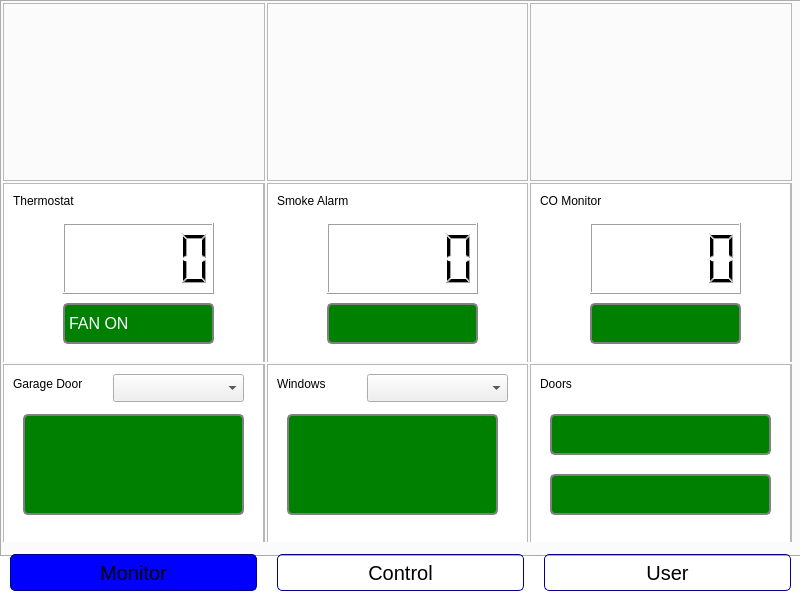
<?xml version="1.0" encoding="UTF-8"?>
<ui version="4.0">
 <class>MainWindow</class>
 <widget class="QMainWindow" name="MainWindow">
  <property name="geometry">
   <rect>
    <x>0</x>
    <y>0</y>
    <width>800</width>
    <height>600</height>
   </rect>
  </property>
  <property name="cursor">
   <cursorShape>UpArrowCursor</cursorShape>
  </property>
  <property name="windowTitle">
   <string>Home Monitoring System</string>
  </property>
  <property name="styleSheet">
   <string notr="true">QMainWindow {
	background: white;
}</string>
  </property>
  <widget class="QWidget" name="centralwidget">
   <widget class="QTabWidget" name="tabWidget">
    <property name="enabled">
     <bool>true</bool>
    </property>
    <property name="geometry">
     <rect>
      <x>0</x>
      <y>0</y>
      <width>801</width>
      <height>591</height>
     </rect>
    </property>
    <property name="sizePolicy">
     <sizepolicy hsizetype="Expanding" vsizetype="Expanding">
      <horstretch>0</horstretch>
      <verstretch>0</verstretch>
     </sizepolicy>
    </property>
    <property name="minimumSize">
     <size>
      <width>100</width>
      <height>0</height>
     </size>
    </property>
    <property name="maximumSize">
     <size>
      <width>1000</width>
      <height>1000</height>
     </size>
    </property>
    <property name="sizeIncrement">
     <size>
      <width>0</width>
      <height>0</height>
     </size>
    </property>
    <property name="baseSize">
     <size>
      <width>0</width>
      <height>0</height>
     </size>
    </property>
    <property name="font">
     <font>
      <bold>false</bold>
      <stylestrategy>PreferDefault</stylestrategy>
      <hintingpreference>PreferDefaultHinting</hintingpreference>
     </font>
    </property>
    <property name="cursor">
     <cursorShape>ArrowCursor</cursorShape>
    </property>
    <property name="styleSheet">
     <string notr="true">QTabBar::tab {
    font-size: 20px;        /* Set constant font size */
        min-width: 245px;       /* Minimum width for the tabs */
        min-height: 35px;       /* Minimum height for the tabs */
        padding: 0px;          /* Additional padding for spacing */
	   margin-right: 10px;     /* Space between tabs */
       margin-left: 10px;
      border-radius: 5px;
     color: black;
      border: 1px solid darkblue;
}

    QTabBar::tab:selected {
        background: blue;       /* Background color for selected tab */
        color: black;           /* Text color for selected tab */
        border: 1px solid darkblue; /* Border color for selected tab */
    }
</string>
    </property>
    <property name="tabPosition">
     <enum>QTabWidget::TabPosition::South</enum>
    </property>
    <property name="tabShape">
     <enum>QTabWidget::TabShape::Rounded</enum>
    </property>
    <property name="currentIndex">
     <number>0</number>
    </property>
    <property name="iconSize">
     <size>
      <width>100</width>
      <height>50</height>
     </size>
    </property>
    <property name="elideMode">
     <enum>Qt::TextElideMode::ElideLeft</enum>
    </property>
    <property name="usesScrollButtons">
     <bool>false</bool>
    </property>
    <widget class="QWidget" name="MonitorTab">
     <property name="styleSheet">
      <string notr="true"/>
     </property>
     <attribute name="title">
      <string>Monitor</string>
     </attribute>
     <widget class="QWidget" name="gridLayoutWidget">
      <property name="geometry">
       <rect>
        <x>0</x>
        <y>0</y>
        <width>791</width>
        <height>541</height>
       </rect>
      </property>
      <layout class="QGridLayout" name="gridLayout">
       <property name="leftMargin">
        <number>1</number>
       </property>
       <property name="topMargin">
        <number>1</number>
       </property>
       <property name="rightMargin">
        <number>1</number>
       </property>
       <property name="bottomMargin">
        <number>1</number>
       </property>
       <property name="spacing">
        <number>2</number>
       </property>
       <item row="5" column="1">
        <widget class="QFrame" name="ThermostatMonitor">
         <property name="frameShape">
          <enum>QFrame::Shape::StyledPanel</enum>
         </property>
         <property name="frameShadow">
          <enum>QFrame::Shadow::Raised</enum>
         </property>
         <widget class="QTextBrowser" name="textBrowser_5">
          <property name="geometry">
           <rect>
            <x>0</x>
            <y>0</y>
            <width>261</width>
            <height>181</height>
           </rect>
          </property>
         </widget>
         <widget class="QLCDNumber" name="ThermostatNumber">
          <property name="geometry">
           <rect>
            <x>60</x>
            <y>40</y>
            <width>151</width>
            <height>71</height>
           </rect>
          </property>
         </widget>
         <widget class="QLabel" name="label_5">
          <property name="geometry">
           <rect>
            <x>10</x>
            <y>10</y>
            <width>81</width>
            <height>16</height>
           </rect>
          </property>
          <property name="text">
           <string>Thermostat</string>
          </property>
         </widget>
         <widget class="QLabel" name="FanMonitor">
          <property name="geometry">
           <rect>
            <x>60</x>
            <y>120</y>
            <width>151</width>
            <height>41</height>
           </rect>
          </property>
          <property name="layoutDirection">
           <enum>Qt::LayoutDirection::LeftToRight</enum>
          </property>
          <property name="styleSheet">
           <string notr="true">QLabel {
	background-color: green;
    color: white;
    border: 2px solid gray;
    border-radius: 5px;
    font-size: 16px;
    text-align: center;
}</string>
          </property>
          <property name="text">
           <string>FAN ON</string>
          </property>
         </widget>
        </widget>
       </item>
       <item row="4" column="3">
        <widget class="QFrame" name="SecurityCameraMonitor">
         <property name="frameShape">
          <enum>QFrame::Shape::StyledPanel</enum>
         </property>
         <property name="frameShadow">
          <enum>QFrame::Shadow::Raised</enum>
         </property>
        </widget>
       </item>
       <item row="6" column="2">
        <widget class="QFrame" name="WindowMonitor">
         <property name="frameShape">
          <enum>QFrame::Shape::StyledPanel</enum>
         </property>
         <property name="frameShadow">
          <enum>QFrame::Shadow::Raised</enum>
         </property>
         <widget class="QLabel" name="label_7">
          <property name="geometry">
           <rect>
            <x>10</x>
            <y>10</y>
            <width>63</width>
            <height>20</height>
           </rect>
          </property>
          <property name="text">
           <string>Windows</string>
          </property>
         </widget>
         <widget class="QLabel" name="windowLockedMonitor">
          <property name="geometry">
           <rect>
            <x>20</x>
            <y>50</y>
            <width>211</width>
            <height>101</height>
           </rect>
          </property>
          <property name="styleSheet">
           <string notr="true">QLabel {
	    background-color: green;
    color: white;
    border: 2px solid gray;
    border-radius: 5px;
    font-size: 16px;
    text-align: center;
}</string>
          </property>
          <property name="text">
           <string/>
          </property>
         </widget>
         <widget class="QComboBox" name="windowDropDown">
          <property name="geometry">
           <rect>
            <x>100</x>
            <y>10</y>
            <width>141</width>
            <height>28</height>
           </rect>
          </property>
         </widget>
         <widget class="QTextBrowser" name="textBrowser_8">
          <property name="geometry">
           <rect>
            <x>0</x>
            <y>0</y>
            <width>261</width>
            <height>181</height>
           </rect>
          </property>
         </widget>
         <zorder>textBrowser_8</zorder>
         <zorder>label_7</zorder>
         <zorder>windowLockedMonitor</zorder>
         <zorder>windowDropDown</zorder>
        </widget>
       </item>
       <item row="4" column="2">
        <widget class="QFrame" name="MotionMonitor">
         <property name="frameShape">
          <enum>QFrame::Shape::StyledPanel</enum>
         </property>
         <property name="frameShadow">
          <enum>QFrame::Shadow::Raised</enum>
         </property>
        </widget>
       </item>
       <item row="6" column="1">
        <widget class="QFrame" name="GarageDoorMonitor">
         <property name="frameShape">
          <enum>QFrame::Shape::StyledPanel</enum>
         </property>
         <property name="frameShadow">
          <enum>QFrame::Shadow::Raised</enum>
         </property>
         <widget class="QLabel" name="label_6">
          <property name="geometry">
           <rect>
            <x>10</x>
            <y>10</y>
            <width>91</width>
            <height>20</height>
           </rect>
          </property>
          <property name="text">
           <string>Garage Door</string>
          </property>
         </widget>
         <widget class="QLabel" name="garageOpenMonitor">
          <property name="geometry">
           <rect>
            <x>20</x>
            <y>50</y>
            <width>221</width>
            <height>101</height>
           </rect>
          </property>
          <property name="styleSheet">
           <string notr="true">QLabel {
	    background-color: green;
    color: white;
    border: 2px solid gray;
    border-radius: 5px;
    font-size: 16px;
    text-align: center;
}</string>
          </property>
          <property name="text">
           <string/>
          </property>
         </widget>
         <widget class="QComboBox" name="garageDropDown">
          <property name="geometry">
           <rect>
            <x>110</x>
            <y>10</y>
            <width>131</width>
            <height>28</height>
           </rect>
          </property>
         </widget>
         <widget class="QTextBrowser" name="textBrowser_9">
          <property name="geometry">
           <rect>
            <x>0</x>
            <y>0</y>
            <width>261</width>
            <height>181</height>
           </rect>
          </property>
         </widget>
         <zorder>textBrowser_9</zorder>
         <zorder>label_6</zorder>
         <zorder>garageOpenMonitor</zorder>
         <zorder>garageDropDown</zorder>
        </widget>
       </item>
       <item row="5" column="3">
        <widget class="QFrame" name="COMonitor">
         <property name="frameShape">
          <enum>QFrame::Shape::StyledPanel</enum>
         </property>
         <property name="frameShadow">
          <enum>QFrame::Shadow::Raised</enum>
         </property>
         <widget class="QLabel" name="label">
          <property name="geometry">
           <rect>
            <x>10</x>
            <y>10</y>
            <width>81</width>
            <height>16</height>
           </rect>
          </property>
          <property name="text">
           <string>CO Monitor </string>
          </property>
         </widget>
         <widget class="QLCDNumber" name="COAlarmNumber">
          <property name="geometry">
           <rect>
            <x>60</x>
            <y>40</y>
            <width>151</width>
            <height>71</height>
           </rect>
          </property>
         </widget>
         <widget class="QLabel" name="label_2">
          <property name="geometry">
           <rect>
            <x>60</x>
            <y>120</y>
            <width>151</width>
            <height>41</height>
           </rect>
          </property>
          <property name="styleSheet">
           <string notr="true">QLabel {
	    background-color: green;
    color: white;
    border: 2px solid gray;
    border-radius: 5px;
    font-size: 16px;
    text-align: center;
}</string>
          </property>
          <property name="text">
           <string/>
          </property>
         </widget>
         <widget class="QTextBrowser" name="textBrowser_3">
          <property name="geometry">
           <rect>
            <x>0</x>
            <y>0</y>
            <width>261</width>
            <height>181</height>
           </rect>
          </property>
         </widget>
         <zorder>textBrowser_3</zorder>
         <zorder>label</zorder>
         <zorder>COAlarmNumber</zorder>
         <zorder>label_2</zorder>
        </widget>
       </item>
       <item row="5" column="2">
        <widget class="QFrame" name="SmokeAlarmMonitor">
         <property name="frameShape">
          <enum>QFrame::Shape::StyledPanel</enum>
         </property>
         <property name="frameShadow">
          <enum>QFrame::Shadow::Raised</enum>
         </property>
         <widget class="QTextBrowser" name="textBrowser_4">
          <property name="geometry">
           <rect>
            <x>0</x>
            <y>0</y>
            <width>261</width>
            <height>181</height>
           </rect>
          </property>
         </widget>
         <widget class="QLabel" name="label_3">
          <property name="geometry">
           <rect>
            <x>60</x>
            <y>120</y>
            <width>151</width>
            <height>41</height>
           </rect>
          </property>
          <property name="styleSheet">
           <string notr="true">QLabel {
	    background-color: green;
    color: white;
    border: 2px solid gray;
    border-radius: 5px;
    font-size: 16px;
    text-align: center;
}</string>
          </property>
          <property name="text">
           <string/>
          </property>
         </widget>
         <widget class="QLabel" name="label_4">
          <property name="geometry">
           <rect>
            <x>10</x>
            <y>10</y>
            <width>91</width>
            <height>16</height>
           </rect>
          </property>
          <property name="text">
           <string>Smoke Alarm</string>
          </property>
         </widget>
         <widget class="QLCDNumber" name="SmokeAlarmNumber">
          <property name="geometry">
           <rect>
            <x>60</x>
            <y>40</y>
            <width>151</width>
            <height>71</height>
           </rect>
          </property>
         </widget>
        </widget>
       </item>
       <item row="4" column="1">
        <widget class="QFrame" name="LightsMonitor">
         <property name="frameShape">
          <enum>QFrame::Shape::StyledPanel</enum>
         </property>
         <property name="frameShadow">
          <enum>QFrame::Shadow::Raised</enum>
         </property>
        </widget>
       </item>
       <item row="6" column="3">
        <widget class="QFrame" name="DoorMonitor">
         <property name="frameShape">
          <enum>QFrame::Shape::StyledPanel</enum>
         </property>
         <property name="frameShadow">
          <enum>QFrame::Shadow::Raised</enum>
         </property>
         <widget class="QLabel" name="label_8">
          <property name="geometry">
           <rect>
            <x>10</x>
            <y>10</y>
            <width>63</width>
            <height>20</height>
           </rect>
          </property>
          <property name="text">
           <string>Doors</string>
          </property>
         </widget>
         <widget class="QLabel" name="doorOpenMonitor">
          <property name="geometry">
           <rect>
            <x>20</x>
            <y>110</y>
            <width>221</width>
            <height>41</height>
           </rect>
          </property>
          <property name="styleSheet">
           <string notr="true">QLabel {
	    background-color: green;
    color: white;
    border: 2px solid gray;
    border-radius: 5px;
    font-size: 16px;
    text-align: center;
}</string>
          </property>
          <property name="text">
           <string/>
          </property>
         </widget>
         <widget class="QLabel" name="doorLockedMonitor">
          <property name="geometry">
           <rect>
            <x>20</x>
            <y>50</y>
            <width>221</width>
            <height>41</height>
           </rect>
          </property>
          <property name="styleSheet">
           <string notr="true">QLabel {
	    background-color: green;
    color: white;
    border: 2px solid gray;
    border-radius: 5px;
    font-size: 16px;
    text-align: center;
}</string>
          </property>
          <property name="text">
           <string/>
          </property>
         </widget>
         <widget class="QTextBrowser" name="textBrowser_7">
          <property name="geometry">
           <rect>
            <x>0</x>
            <y>0</y>
            <width>261</width>
            <height>181</height>
           </rect>
          </property>
         </widget>
         <zorder>textBrowser_7</zorder>
         <zorder>label_8</zorder>
         <zorder>doorDropDown</zorder>
         <zorder>doorOpenMonitor</zorder>
         <zorder>doorLockedMonitor</zorder>
        </widget>
       </item>
      </layout>
     </widget>
    </widget>
    <widget class="QWidget" name="UserTab">
     <attribute name="title">
      <string>Control</string>
     </attribute>
     <widget class="QWidget" name="gridLayoutWidget_2">
      <property name="geometry">
       <rect>
        <x>0</x>
        <y>0</y>
        <width>791</width>
        <height>541</height>
       </rect>
      </property>
      <layout class="QGridLayout" name="gridLayout_2">
       <item row="1" column="0">
        <widget class="QFrame" name="Lights">
         <property name="frameShape">
          <enum>QFrame::Shape::StyledPanel</enum>
         </property>
         <property name="frameShadow">
          <enum>QFrame::Shadow::Raised</enum>
         </property>
        </widget>
       </item>
       <item row="1" column="2">
        <widget class="QFrame" name="Thermostat">
         <property name="frameShape">
          <enum>QFrame::Shape::StyledPanel</enum>
         </property>
         <property name="frameShadow">
          <enum>QFrame::Shadow::Raised</enum>
         </property>
         <widget class="QLineEdit" name="ThermoStatInput">
          <property name="geometry">
           <rect>
            <x>10</x>
            <y>40</y>
            <width>101</width>
            <height>101</height>
           </rect>
          </property>
          <property name="font">
           <font>
            <pointsize>60</pointsize>
           </font>
          </property>
          <property name="text">
           <string>7</string>
          </property>
          <property name="alignment">
           <set>Qt::AlignmentFlag::AlignCenter</set>
          </property>
         </widget>
         <widget class="QPushButton" name="ThermostatPush">
          <property name="geometry">
           <rect>
            <x>130</x>
            <y>70</y>
            <width>100</width>
            <height>32</height>
           </rect>
          </property>
          <property name="text">
           <string>Set Temp</string>
          </property>
         </widget>
         <widget class="QPushButton" name="ToggleFan">
          <property name="geometry">
           <rect>
            <x>130</x>
            <y>190</y>
            <width>100</width>
            <height>32</height>
           </rect>
          </property>
          <property name="text">
           <string>Toggle Fan</string>
          </property>
         </widget>
         <widget class="QLabel" name="FanLabel">
          <property name="geometry">
           <rect>
            <x>10</x>
            <y>170</y>
            <width>91</width>
            <height>71</height>
           </rect>
          </property>
          <property name="styleSheet">
           <string notr="true">QLabel {
	    background-color: green;
    color: white;
    border: 2px solid gray;
    border-radius: 5px;
    font-size: 16px;
    text-align: center;
}</string>
          </property>
          <property name="text">
           <string/>
          </property>
         </widget>
         <widget class="QLabel" name="label_61">
          <property name="geometry">
           <rect>
            <x>10</x>
            <y>10</y>
            <width>91</width>
            <height>16</height>
           </rect>
          </property>
          <property name="text">
           <string>Thermostat</string>
          </property>
         </widget>
        </widget>
       </item>
       <item row="0" column="0">
        <widget class="QFrame" name="Door">
         <property name="frameShape">
          <enum>QFrame::Shape::StyledPanel</enum>
         </property>
         <property name="frameShadow">
          <enum>QFrame::Shadow::Raised</enum>
         </property>
         <widget class="QLabel" name="label_9">
          <property name="geometry">
           <rect>
            <x>10</x>
            <y>10</y>
            <width>63</width>
            <height>20</height>
           </rect>
          </property>
          <property name="text">
           <string>Doors</string>
          </property>
         </widget>
         <widget class="QPushButton" name="lockDoor">
          <property name="geometry">
           <rect>
            <x>20</x>
            <y>110</y>
            <width>111</width>
            <height>29</height>
           </rect>
          </property>
          <property name="text">
           <string>Lock</string>
          </property>
         </widget>
         <widget class="QPushButton" name="unlockDoor">
          <property name="geometry">
           <rect>
            <x>132</x>
            <y>110</y>
            <width>111</width>
            <height>29</height>
           </rect>
          </property>
          <property name="text">
           <string>Unlock</string>
          </property>
         </widget>
         <widget class="QPushButton" name="closeDoor">
          <property name="geometry">
           <rect>
            <x>20</x>
            <y>210</y>
            <width>221</width>
            <height>29</height>
           </rect>
          </property>
          <property name="text">
           <string>Close</string>
          </property>
         </widget>
         <widget class="QLabel" name="doorOpenControl">
          <property name="geometry">
           <rect>
            <x>20</x>
            <y>150</y>
            <width>221</width>
            <height>51</height>
           </rect>
          </property>
          <property name="styleSheet">
           <string notr="true">QLabel {
	    background-color: green;
    color: white;
    border: 2px solid gray;
    border-radius: 5px;
    font-size: 16px;
    text-align: center;
}</string>
          </property>
          <property name="text">
           <string/>
          </property>
         </widget>
         <widget class="QLabel" name="doorLockedControl">
          <property name="geometry">
           <rect>
            <x>20</x>
            <y>50</y>
            <width>221</width>
            <height>51</height>
           </rect>
          </property>
          <property name="styleSheet">
           <string notr="true">QLabel {
	    background-color: green;
    color: white;
    border: 2px solid gray;
    border-radius: 5px;
    font-size: 16px;
    text-align: center;
}</string>
          </property>
          <property name="text">
           <string/>
          </property>
         </widget>
         <widget class="QTextBrowser" name="textBrowser_12">
          <property name="geometry">
           <rect>
            <x>0</x>
            <y>0</y>
            <width>251</width>
            <height>261</height>
           </rect>
          </property>
         </widget>
         <zorder>textBrowser_12</zorder>
         <zorder>label_9</zorder>
         <zorder>lockDoor</zorder>
         <zorder>selectDoo</zorder>
         <zorder>unlockDoor</zorder>
         <zorder>closeDoor</zorder>
         <zorder>doorOpenControl</zorder>
         <zorder>doorLockedControl</zorder>
        </widget>
       </item>
       <item row="0" column="1">
        <widget class="QFrame" name="GarageDoor">
         <property name="frameShape">
          <enum>QFrame::Shape::StyledPanel</enum>
         </property>
         <property name="frameShadow">
          <enum>QFrame::Shadow::Raised</enum>
         </property>
         <widget class="QLabel" name="label_10">
          <property name="geometry">
           <rect>
            <x>10</x>
            <y>10</y>
            <width>91</width>
            <height>20</height>
           </rect>
          </property>
          <property name="text">
           <string>Garage Door</string>
          </property>
         </widget>
         <widget class="QPushButton" name="closeGarage">
          <property name="geometry">
           <rect>
            <x>20</x>
            <y>210</y>
            <width>221</width>
            <height>29</height>
           </rect>
          </property>
          <property name="text">
           <string>Close</string>
          </property>
         </widget>
         <widget class="QLabel" name="garageOpenControl">
          <property name="geometry">
           <rect>
            <x>20</x>
            <y>50</y>
            <width>221</width>
            <height>151</height>
           </rect>
          </property>
          <property name="styleSheet">
           <string notr="true">QLabel {
	    background-color: green;
    color: white;
    border: 2px solid gray;
    border-radius: 5px;
    font-size: 16px;
    text-align: center;
}</string>
          </property>
          <property name="text">
           <string/>
          </property>
         </widget>
         <widget class="QTextBrowser" name="textBrowser_11">
          <property name="geometry">
           <rect>
            <x>0</x>
            <y>0</y>
            <width>251</width>
            <height>261</height>
           </rect>
          </property>
         </widget>
         <zorder>textBrowser_11</zorder>
         <zorder>label_10</zorder>
         <zorder>closeGarage</zorder>
         <zorder>selectDoo_2</zorder>
         <zorder>garageOpenControl</zorder>
        </widget>
       </item>
       <item row="1" column="1">
        <widget class="QFrame" name="MotionSensor">
         <property name="frameShape">
          <enum>QFrame::Shape::StyledPanel</enum>
         </property>
         <property name="frameShadow">
          <enum>QFrame::Shadow::Raised</enum>
         </property>
        </widget>
       </item>
       <item row="0" column="2">
        <widget class="QFrame" name="Windows">
         <property name="frameShape">
          <enum>QFrame::Shape::StyledPanel</enum>
         </property>
         <property name="frameShadow">
          <enum>QFrame::Shadow::Raised</enum>
         </property>
         <widget class="QLabel" name="label_11">
          <property name="geometry">
           <rect>
            <x>10</x>
            <y>10</y>
            <width>63</width>
            <height>20</height>
           </rect>
          </property>
          <property name="text">
           <string>Windows</string>
          </property>
         </widget>
         <widget class="QPushButton" name="lockWindow">
          <property name="geometry">
           <rect>
            <x>20</x>
            <y>50</y>
            <width>221</width>
            <height>29</height>
           </rect>
          </property>
          <property name="text">
           <string>Lock</string>
          </property>
         </widget>
         <widget class="QPushButton" name="unlockWindow">
          <property name="geometry">
           <rect>
            <x>20</x>
            <y>210</y>
            <width>221</width>
            <height>29</height>
           </rect>
          </property>
          <property name="text">
           <string>Unlock</string>
          </property>
         </widget>
         <widget class="QLabel" name="windowLockedControl">
          <property name="geometry">
           <rect>
            <x>20</x>
            <y>90</y>
            <width>221</width>
            <height>111</height>
           </rect>
          </property>
          <property name="styleSheet">
           <string notr="true">QLabel {
	    background-color: green;
    color: white;
    border: 2px solid gray;
    border-radius: 5px;
    font-size: 16px;
    text-align: center;
}</string>
          </property>
          <property name="text">
           <string/>
          </property>
         </widget>
         <widget class="QTextBrowser" name="textBrowser_10">
          <property name="geometry">
           <rect>
            <x>0</x>
            <y>0</y>
            <width>251</width>
            <height>261</height>
           </rect>
          </property>
         </widget>
         <zorder>textBrowser_10</zorder>
         <zorder>label_11</zorder>
         <zorder>lockWindow</zorder>
         <zorder>unlockWindow</zorder>
         <zorder>selectDoo_3</zorder>
         <zorder>windowLockedControl</zorder>
        </widget>
       </item>
      </layout>
     </widget>
    </widget>
    <widget class="QWidget" name="ControlTab">
     <property name="styleSheet">
      <string notr="true">tabWidget-&gt;setStyleSheet(&quot;QTabBar::tab { height: 100px; width: 100px; }&quot;);</string>
     </property>
     <attribute name="title">
      <string>User</string>
     </attribute>
     <widget class="QTextBrowser" name="textBrowser_2">
      <property name="geometry">
       <rect>
        <x>310</x>
        <y>240</y>
        <width>256</width>
        <height>192</height>
       </rect>
      </property>
      <layout class="QGridLayout" name="gridLayout_3">
       <item row="0" column="1">
        <widget class="QWidget" name="widget" native="true">
         <widget class="QTextBrowser" name="textBrowser_6">
          <property name="geometry">
           <rect>
            <x>0</x>
            <y>0</y>
            <width>391</width>
            <height>541</height>
           </rect>
          </property>
         </widget>
         <widget class="QLabel" name="label_13">
          <property name="geometry">
           <rect>
            <x>10</x>
            <y>10</y>
            <width>91</width>
            <height>16</height>
           </rect>
          </property>
          <property name="text">
           <string>User Settings </string>
          </property>
         </widget>
        </widget>
       </item>
       <item row="0" column="0">
        <widget class="QWidget" name="widget_2" native="true">
         <widget class="QTextBrowser" name="textBrowser_2">
          <property name="geometry">
           <rect>
            <x>10</x>
            <y>-10</y>
            <width>391</width>
            <height>551</height>
           </rect>
          </property>
         </widget>
         <widget class="QLabel" name="label_12">
          <property name="geometry">
           <rect>
            <x>30</x>
            <y>10</y>
            <width>101</width>
            <height>51</height>
           </rect>
          </property>
          <property name="styleSheet">
           <string notr="true">QLabel {
	font: 20pt;
}</string>
          </property>
          <property name="text">
           <string>Audit Logs</string>
          </property>
          <property name="alignment">
           <set>Qt::AlignmentFlag::AlignLeading|Qt::AlignmentFlag::AlignLeft|Qt::AlignmentFlag::AlignVCenter</set>
          </property>
         </widget>
         <widget class="QListWidget" name="LogList">
          <property name="geometry">
           <rect>
            <x>20</x>
            <y>70</y>
            <width>361</width>
            <height>451</height>
           </rect>
          </property>
          <property name="styleSheet">
           <string notr="true">QListWidget {
	
	font: 15pt;
	color: black;
background-color: rgb(197, 201, 205);
}
</string>
          </property>
          <property name="sortingEnabled">
           <bool>false</bool>
          </property>
         </widget>
         <widget class="QPushButton" name="ClearLogs">
          <property name="geometry">
           <rect>
            <x>270</x>
            <y>10</y>
            <width>101</width>
            <height>51</height>
           </rect>
          </property>
          <property name="text">
           <string>Clear Logs</string>
          </property>
         </widget>
        </widget>
       </item>
      </layout>
     </widget>
    </widget>
   </widget>
  </widget>
 </widget>
 <resources/>
 <connections/>
</ui>
